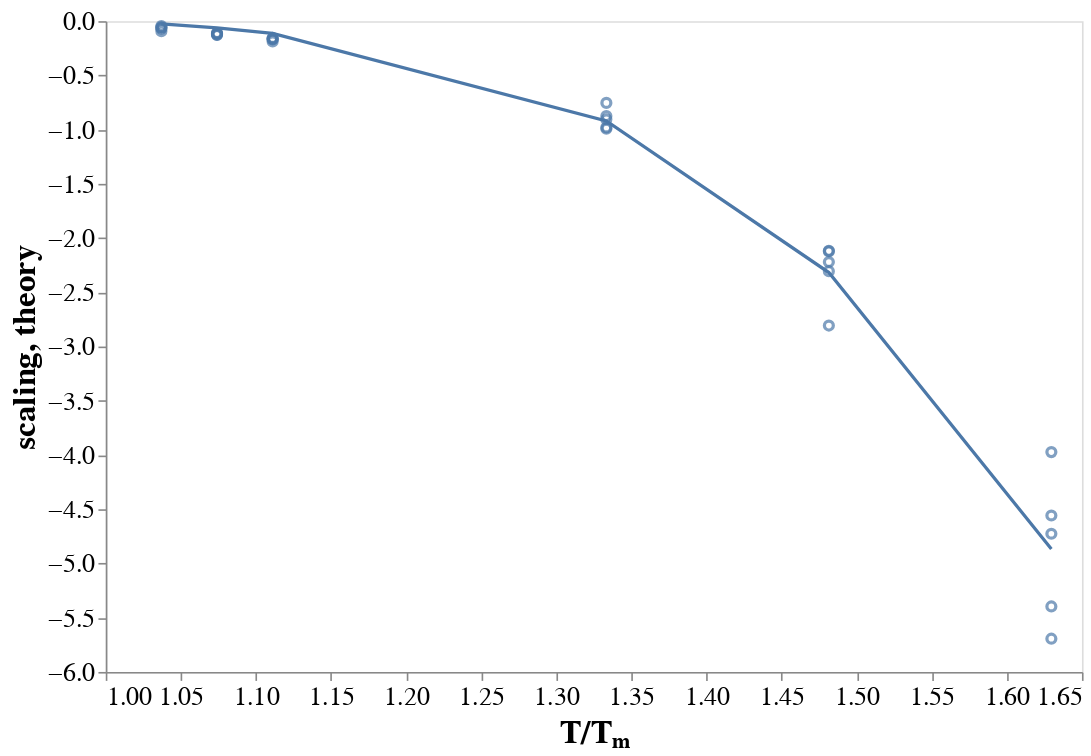

Notebook source saved alongside this figure:
### Code cell
c = alt.Chart(df_fit).encode(
    x=alt.X('temp_norm', title='T/Tₘ', scale=alt.Scale(zero=False)),
)

c.mark_point().encode(y="scaling") + c.mark_line().encode(y="theory")

### Figure 1 — Vega-Lite specification as saved in the notebook (floating-point values rounded to 4 significant figures)
{"$schema": "https://vega.github.io/schema/vega-lite/v3.3.0.json", "config": {"axis": {"grid": false, "labelFontSize": 16, "titleFontSize": 20}, "background": "white", "header": {"labelFontSize": 18, "titleFontSize": 22}, "legend": {"labelFontSize": 16, "titleFontSize": 20}, "view": {"height": 400, "width": 600}}, "data": {"name": "data-344edf005f23521c24cb4207e9de373d"}, "datasets": {"data-344edf005f23521c24cb4207e9de373d": [{"scaling": -0.04465, "temp_norm": 1.037, "theory": -0.02618}, {"scaling": -0.07017, "temp_norm": 1.037, "theory": -0.02618}, {"scaling": -0.06047, "temp_norm": 1.037, "theory": -0.02618}, {"scaling": -0.05584, "temp_norm": 1.037, "theory": -0.02618}, {"scaling": -0.09271, "temp_norm": 1.037, "theory": -0.02618}, {"scaling": -0.1261, "temp_norm": 1.074, "theory": -0.0629}, {"scaling": -0.1098, "temp_norm": 1.074, "theory": -0.0629}, {"scaling": -0.1153, "temp_norm": 1.074, "theory": -0.0629}, {"scaling": -0.1258, "temp_norm": 1.074, "theory": -0.0629}, {"scaling": -0.1154, "temp_norm": 1.074, "theory": -0.0629}, {"scaling": -0.1693, "temp_norm": 1.111, "theory": -0.1131}, {"scaling": -0.1549, "temp_norm": 1.111, "theory": -0.1131}, {"scaling": -0.1602, "temp_norm": 1.111, "theory": -0.1131}, {"scaling": -0.1646, "temp_norm": 1.111, "theory": -0.1131}, {"scaling": -0.1869, "temp_norm": 1.111, "theory": -0.1131}, {"scaling": -0.9043, "temp_norm": 1.333, "theory": -0.9199}, {"scaling": -0.9796, "temp_norm": 1.333, "theory": -0.9199}, {"scaling": -0.9913, "temp_norm": 1.333, "theory": -0.9199}, {"scaling": -0.8751, "temp_norm": 1.333, "theory": -0.9199}, {"scaling": -0.7537, "temp_norm": 1.333, "theory": -0.9199}, {"scaling": -2.117, "temp_norm": 1.481, "theory": -2.318}, {"scaling": -2.305, "temp_norm": 1.481, "theory": -2.318}, {"scaling": -2.122, "temp_norm": 1.481, "theory": -2.318}, {"scaling": -2.221, "temp_norm": 1.481, "theory": -2.318}, {"scaling": -2.806, "temp_norm": 1.481, "theory": -2.318}, {"scaling": -5.693, "temp_norm": 1.63, "theory": -4.866}, {"scaling": -5.396, "temp_norm": 1.63, "theory": -4.866}, {"scaling": -3.973, "temp_norm": 1.63, "theory": -4.866}, {"scaling": -4.726, "temp_norm": 1.63, "theory": -4.866}, {"scaling": -4.558, "temp_norm": 1.63, "theory": -4.866}]}, "layer": [{"encoding": {"x": {"field": "temp_norm", "scale": {"zero": false}, "title": "T/Tₘ", "type": "quantitative"}, "y": {"field": "scaling", "type": "quantitative"}}, "mark": "point"}, {"encoding": {"x": {"field": "temp_norm", "scale": {"zero": false}, "title": "T/Tₘ", "type": "quantitative"}, "y": {"field": "theory", "type": "quantitative"}}, "mark": "line"}]}
